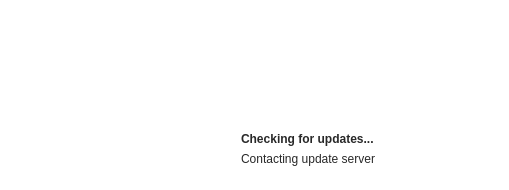
<?xml version="1.0" encoding="UTF-8"?>
<ui version="4.0">
 <class>StartupSplashDialog</class>
 <widget class="QDialog" name="StartupSplashDialog">
  <property name="windowModality">
   <enum>Qt::ApplicationModal</enum>
  </property>
  <property name="geometry">
   <rect>
    <x>0</x>
    <y>0</y>
    <width>509</width>
    <height>190</height>
   </rect>
  </property>
  <property name="palette">
   <palette>
    <active>
     <colorrole role="WindowText">
      <brush brushstyle="SolidPattern">
       <color alpha="255">
        <red>40</red>
        <green>40</green>
        <blue>40</blue>
       </color>
      </brush>
     </colorrole>
     <colorrole role="Button">
      <brush brushstyle="SolidPattern">
       <color alpha="255">
        <red>255</red>
        <green>255</green>
        <blue>255</blue>
       </color>
      </brush>
     </colorrole>
     <colorrole role="Text">
      <brush brushstyle="SolidPattern">
       <color alpha="255">
        <red>40</red>
        <green>40</green>
        <blue>40</blue>
       </color>
      </brush>
     </colorrole>
     <colorrole role="ButtonText">
      <brush brushstyle="SolidPattern">
       <color alpha="255">
        <red>40</red>
        <green>40</green>
        <blue>40</blue>
       </color>
      </brush>
     </colorrole>
     <colorrole role="Base">
      <brush brushstyle="SolidPattern">
       <color alpha="255">
        <red>255</red>
        <green>255</green>
        <blue>255</blue>
       </color>
      </brush>
     </colorrole>
     <colorrole role="Window">
      <brush brushstyle="SolidPattern">
       <color alpha="255">
        <red>255</red>
        <green>255</green>
        <blue>255</blue>
       </color>
      </brush>
     </colorrole>
    </active>
    <inactive>
     <colorrole role="WindowText">
      <brush brushstyle="SolidPattern">
       <color alpha="255">
        <red>40</red>
        <green>40</green>
        <blue>40</blue>
       </color>
      </brush>
     </colorrole>
     <colorrole role="Button">
      <brush brushstyle="SolidPattern">
       <color alpha="255">
        <red>255</red>
        <green>255</green>
        <blue>255</blue>
       </color>
      </brush>
     </colorrole>
     <colorrole role="Text">
      <brush brushstyle="SolidPattern">
       <color alpha="255">
        <red>40</red>
        <green>40</green>
        <blue>40</blue>
       </color>
      </brush>
     </colorrole>
     <colorrole role="ButtonText">
      <brush brushstyle="SolidPattern">
       <color alpha="255">
        <red>40</red>
        <green>40</green>
        <blue>40</blue>
       </color>
      </brush>
     </colorrole>
     <colorrole role="Base">
      <brush brushstyle="SolidPattern">
       <color alpha="255">
        <red>255</red>
        <green>255</green>
        <blue>255</blue>
       </color>
      </brush>
     </colorrole>
     <colorrole role="Window">
      <brush brushstyle="SolidPattern">
       <color alpha="255">
        <red>255</red>
        <green>255</green>
        <blue>255</blue>
       </color>
      </brush>
     </colorrole>
    </inactive>
    <disabled>
     <colorrole role="WindowText">
      <brush brushstyle="SolidPattern">
       <color alpha="255">
        <red>40</red>
        <green>40</green>
        <blue>40</blue>
       </color>
      </brush>
     </colorrole>
     <colorrole role="Button">
      <brush brushstyle="SolidPattern">
       <color alpha="255">
        <red>255</red>
        <green>255</green>
        <blue>255</blue>
       </color>
      </brush>
     </colorrole>
     <colorrole role="Text">
      <brush brushstyle="SolidPattern">
       <color alpha="255">
        <red>40</red>
        <green>40</green>
        <blue>40</blue>
       </color>
      </brush>
     </colorrole>
     <colorrole role="ButtonText">
      <brush brushstyle="SolidPattern">
       <color alpha="255">
        <red>40</red>
        <green>40</green>
        <blue>40</blue>
       </color>
      </brush>
     </colorrole>
     <colorrole role="Base">
      <brush brushstyle="SolidPattern">
       <color alpha="255">
        <red>255</red>
        <green>255</green>
        <blue>255</blue>
       </color>
      </brush>
     </colorrole>
     <colorrole role="Window">
      <brush brushstyle="SolidPattern">
       <color alpha="255">
        <red>255</red>
        <green>255</green>
        <blue>255</blue>
       </color>
      </brush>
     </colorrole>
    </disabled>
   </palette>
  </property>
  <property name="windowTitle">
   <string>NESICIDE</string>
  </property>
  <property name="styleSheet">
   <string notr="true">background-color:rgb(255, 255, 255);
color:rgb(40,40,40);
border: solid 1px rgb(40,40,40);</string>
  </property>
  <property name="modal">
   <bool>true</bool>
  </property>
  <layout class="QGridLayout" name="gridLayout">
   <property name="leftMargin">
    <number>1</number>
   </property>
   <property name="topMargin">
    <number>1</number>
   </property>
   <property name="rightMargin">
    <number>1</number>
   </property>
   <property name="bottomMargin">
    <number>1</number>
   </property>
   <property name="horizontalSpacing">
    <number>1</number>
   </property>
   <property name="verticalSpacing">
    <number>0</number>
   </property>
   <item row="0" column="0">
    <widget class="QFrame" name="frame">
     <property name="autoFillBackground">
      <bool>false</bool>
     </property>
     <property name="frameShape">
      <enum>QFrame::Box</enum>
     </property>
     <property name="frameShadow">
      <enum>QFrame::Raised</enum>
     </property>
     <property name="lineWidth">
      <number>3</number>
     </property>
     <widget class="QLabel" name="label_4">
      <property name="geometry">
       <rect>
        <x>390</x>
        <y>-10</y>
        <width>131</width>
        <height>71</height>
       </rect>
      </property>
      <property name="text">
       <string/>
      </property>
      <property name="pixmap">
       <pixmap resource="../../common/resource.qrc">:/resources/gplv3.png</pixmap>
      </property>
     </widget>
     <widget class="QLabel" name="label">
      <property name="geometry">
       <rect>
        <x>0</x>
        <y>0</y>
        <width>312</width>
        <height>190</height>
       </rect>
      </property>
      <property name="text">
       <string/>
      </property>
      <property name="pixmap">
       <pixmap resource="../../common/resource.qrc">:/resources/logo.png</pixmap>
      </property>
     </widget>
     <widget class="QFrame" name="frame_2">
      <property name="geometry">
       <rect>
        <x>230</x>
        <y>120</y>
        <width>271</width>
        <height>61</height>
       </rect>
      </property>
      <property name="frameShape">
       <enum>QFrame::StyledPanel</enum>
      </property>
      <property name="frameShadow">
       <enum>QFrame::Raised</enum>
      </property>
      <widget class="QLabel" name="label_2">
       <property name="geometry">
        <rect>
         <x>10</x>
         <y>10</y>
         <width>251</width>
         <height>16</height>
        </rect>
       </property>
       <property name="font">
        <font>
         <weight>75</weight>
         <bold>true</bold>
        </font>
       </property>
       <property name="text">
        <string>Checking for updates...</string>
       </property>
      </widget>
      <widget class="QLabel" name="label_3">
       <property name="geometry">
        <rect>
         <x>10</x>
         <y>30</y>
         <width>251</width>
         <height>16</height>
        </rect>
       </property>
       <property name="text">
        <string>Contacting update server</string>
       </property>
      </widget>
     </widget>
    </widget>
   </item>
  </layout>
 </widget>
 <resources>
  <include location="../../common/resource.qrc"/>
  <include location="../../common/resource.qrc"/>
 </resources>
 <connections/>
</ui>
